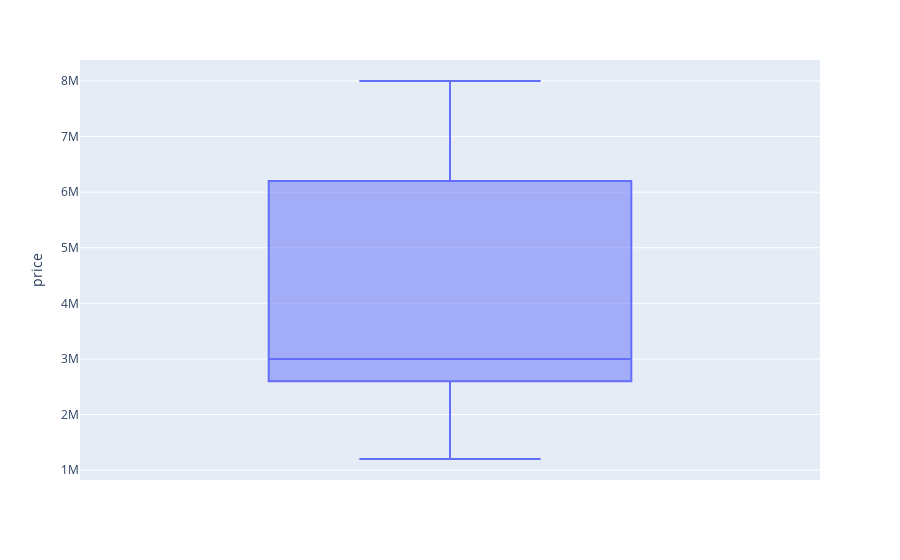

This figure's notebook cell:
### Code cell
get_box_plot(processed_df,plot_parameter='price',category='studio',Status='Semi-Furnished').show()

### Figure 1 — Plotly figure (JSON) as saved in the notebook; plotly's stock layout.template omitted (floating-point values rounded to 4 significant figures)
{"data": [{"alignmentgroup": "True", "hovertemplate": "price=%{y}<extra></extra>", "legendgroup": "", "marker": {"color": "#636efa"}, "name": "", "notched": false, "offsetgroup": "", "orientation": "v", "showlegend": false, "type": "box", "x0": " ", "xaxis": "x", "y": [8000000.0, 6200000.0, 6200000.0, 4000000.0, 2400000.0, 2400000.0, 2800000.0, 3840000.0, 6400000.0, 6400000.0, 6800000.0, 6400000.0, 6400000.0, 6800000.0, 1200000.0, 2000000.0, 2400000.0, 3000000.0, 4400000.0, 4400000.0, 2600000.0, 2600000.0, 2600000.0, 2600000.0, 3000000.0, 3000000.0, 2600000.0, 2600000.0, 2600000.0, 2600000.0], "y0": " ", "yaxis": "y"}], "layout": {"boxmode": "group", "legend": {"tracegroupgap": 0}, "margin": {"t": 60}, "xaxis": {"anchor": "y", "domain": [0, 1]}, "yaxis": {"anchor": "x", "domain": [0, 1], "title": {"text": "price"}}}}
